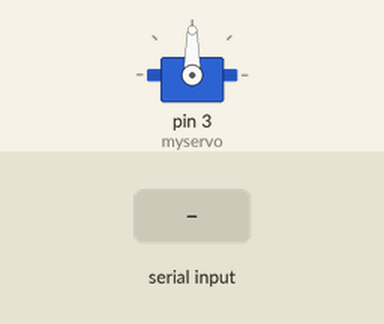
Recording of a sketch running on a simulated Arduino Uno, built with avr-gcc and run on an emulated ATmega328P. On the bench: servo. Inputs (shaded band) come from the test bench.

Above: at 1.2 s.
1.3 s: "30,150\n" received over Serial
At 3.4 s:
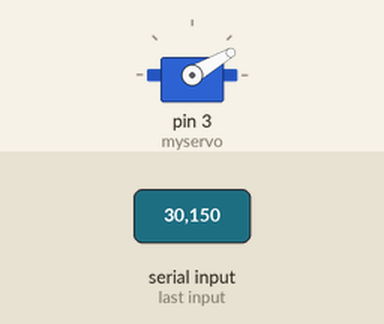
3.8 s: "5\n" received over Serial
At 5.2 s:
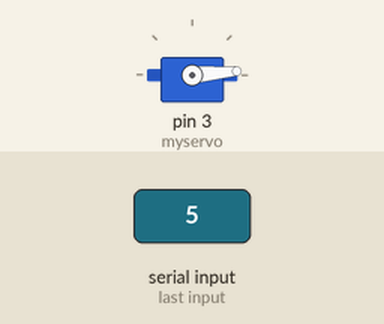
6.3 s: "200\n" received over Serial
At 8.3 s:
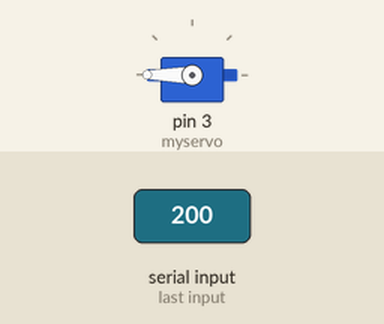
8.8 s: "90,45\n" received over Serial
At 10.4 s:
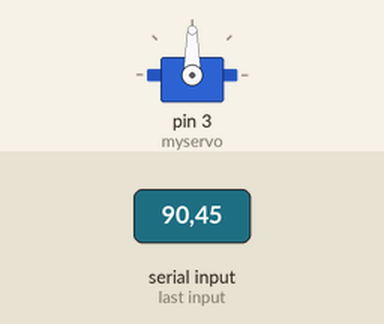
Timing chart, 0 to 11.9 s (numbered marks = the images above; inputs shaded):
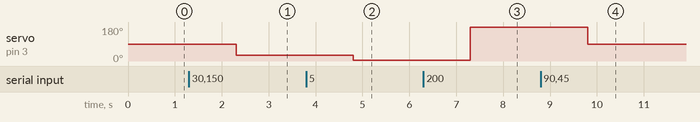

The sketch:

ArduinoServo2.ino
```cpp
#include <Servo.h>

Servo myservo;  //creamos un objeto servo


void setup() {
  myservo.attach(3);  // asignamos el pin 3 al servo.

  // put your setup code here, to run once:
    Serial.begin(9600);


}

void loop() {
  // put your main code here, to run repeatedly:

   if(Serial.available() > 0 ){
	 String teststr = Serial.readString();
         int  angulo = teststr.toInt();
         myservo.write(angulo);
	 delay(10);
  }
}
```

Measured:
- after the input at 1.3 s, servo on pin 3 (myservo): 90° → 30° after 1.0 s
- after the input at 3.8 s, servo on pin 3 (myservo): 30° → 5° after 1.0 s
- after the input at 6.3 s, servo on pin 3 (myservo): 5° → 180° after 1.0 s
- after the input at 8.8 s, servo on pin 3 (myservo): 180° → 90° after 1.0 s
